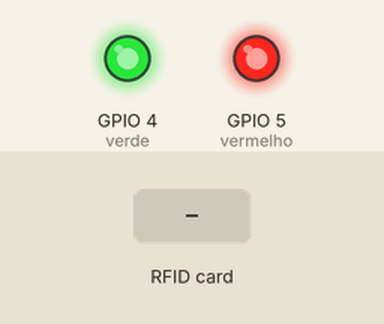
Recording of a sketch running on a simulated ESP32. Shown: output pins drawn as LEDs (lit = HIGH). Inputs (shaded band) come from the test bench. WiFi joins after 1.5 s; servers stay silent unless stated; no MQTT or app messages arrive unless stated; what the sketch prints to the serial monitor is not drawn.

Above: at 1.7 s.
At 3.8 s:
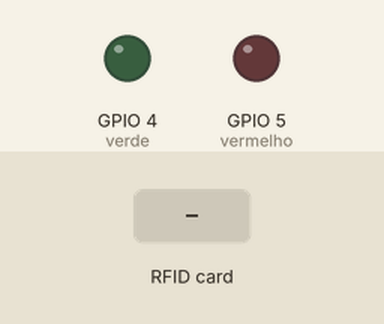
3.9 s: RFID card 5E 7A 19 C4 held to the reader
At 5.0 s:
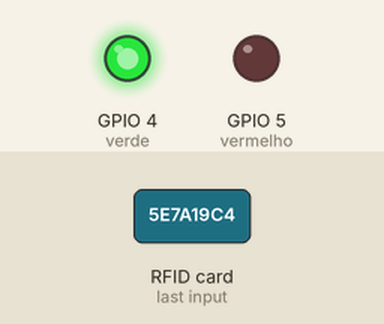
Timing chart, 0 to 7.4 s (numbered marks = the images above; inputs shaded):
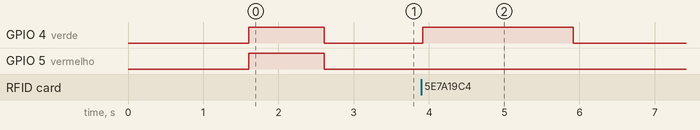

Measured:
- after the input at 3.9 s, GPIO 4 (verde): LOW → HIGH at once, → LOW 2.0 s later

The sketch:

sketch_nov27a.ino
```cpp
// Referências
// https://iotdesignpro.com/projects/how-to-connect-esp32-with-ibm-watson-cloud-platform
//https://www.arduino.cc/reference/en/libraries/pubsubclient/

#include <WiFi.h>
#include <WiFiClient.h>
#include <PubSubClient.h>
#include <MFRC522.h> //biblioteca responsável pela comunicação com o módulo RFID-RC522
#include <SPI.h> //biblioteca para comunicação do barramento SPI

#define SS_PIN    21
#define RST_PIN   22

#define SIZE_BUFFER     18
#define MAX_SIZE_BLOCK  16

#include <MFRC522.h> //biblioteca responsável pela comunicação com o módulo RFID-RC522
#include <SPI.h> //biblioteca para comunicação do barramento SPI

#define SS_PIN    21
#define RST_PIN   22

#define SIZE_BUFFER     18
#define MAX_SIZE_BLOCK  16

const int vermelho = 5;
const int verde = 4;

String conteudo = "";

//----Configuração de rede do Wi-fi-------//
const char* ssid = "Bombrasil_Quarto";
const char* password = "5614paty";

// Configuração Broker IOT
char server[] = "mqtt.eclipseprojects.io";
char pubTopic1[] = "teste/rfid";

WiFiClient wifiClient;
PubSubClient client(wifiClient);

// Variais de contagem de eventos
int entrada = 0;
int saida = 0;
String codigo = "";

#define TEMPO_DEBOUNCE 10 //ms
int contador_acionamentos = 0;
unsigned long timestamp_ultimo_acionamento = 0;


//esse objeto 'chave' é utilizado para autenticação
MFRC522::MIFARE_Key key;
//código de status de retorno da autenticação
MFRC522::StatusCode status;

// Definicoes pino modulo RC522
MFRC522 mfrc522(SS_PIN, RST_PIN);


void leituraDados()
{
  //imprime os detalhes tecnicos do cartão/tag
  //mfrc522.PICC_DumpDetailsToSerial(&(mfrc522.uid));

  //---------------------
  byte letra;
  for (byte i = 0; i < mfrc522.uid.size; i++)
  {
    conteudo.concat(String(mfrc522.uid.uidByte[i] < 0x10 ? " 0" : ""));
    conteudo.concat(String(mfrc522.uid.uidByte[i], HEX));
  }

}
  void setup() {
    // Inicia a serial
    Serial.begin(115200);
    SPI.begin(); // Init SPI bus

    //Inicia os Leds:
    pinMode (vermelho, OUTPUT);
    pinMode (verde, OUTPUT);

    // Inicia MFRC522
    mfrc522.PCD_Init();

    Serial.begin(115200);
    Serial.println();
    Serial.print("Connecting to ");
    Serial.print(ssid);
    WiFi.begin(ssid, password);
    while (WiFi.status() != WL_CONNECTED) {
      delay(500);
      Serial.print(".");
    }
    Serial.println("");
    Serial.print("WiFi connected, IP address: ");
    Serial.println(WiFi.localIP());
    client.setServer(server, 1883);
    if (!client.connected()) {
      Serial.print("Reconnecting client to ");
      Serial.println(server);

      while (!client.connect("ESP32")) {
        Serial.print(".");
        delay(500);
      }


      Serial.println("Conectado ao Banco de Dados");
      digitalWrite (vermelho, HIGH);
      digitalWrite (verde, HIGH);

      delay(1000);
      digitalWrite (vermelho, LOW);
      digitalWrite (verde, LOW);
    }
    // Congiguração da contagem de peças de entrada
  }

  long lastMsg = 0;


  void loop()
  {
    // Aguarda a aproximacao do cartao
    if ( ! mfrc522.PICC_IsNewCardPresent())
    {
      return;
    }
    // Seleciona um dos cartoes
    if ( ! mfrc522.PICC_ReadCardSerial())
    {
      return;
    }

    //chama o menu e recupera a opção desejada
    leituraDados();
    // instrui o PICC quando no estado ACTIVE a ir para um estado de "parada"
    mfrc522.PICC_HaltA();
    // "stop" a encriptação do PCD, deve ser chamado após a comunicação com autenticação, caso contrário novas comunicações não poderão ser iniciadas
    mfrc522.PCD_StopCrypto1();


    client.loop();
    long now = millis();
    if (now - lastMsg > 3000) {
      lastMsg = now;
      //-------Emulado--------------/
      saida += 0;
      // ----------------Configuração do pacote de envio---------------------------
      //String payload = "{\"d\":{\"Name\":\"" DEVICE_ID "\"";
      String payload = "{\"Name\":\"" "001" "\"";
      payload += ",\"Entrada\":";
      payload += String(conteudo);
      payload += "}";

      conteudo = "";
      // --------------------------------------------------------------------------
      // Envio do pacote
      Serial.print("Sending payload: ");
      Serial.println(payload);
      if (client.publish("teste/teste1000", (char*) payload.c_str())) {
        Serial.println("Publish ok");
        digitalWrite (verde, HIGH);
        delay(2000);
        digitalWrite(verde, LOW);

      } else {
        Serial.println("Publish failed");
        digitalWrite(vermelho, HIGH);
        delay(2000);
        digitalWrite(vermelho, LOW);
      }
    }
  }
```
